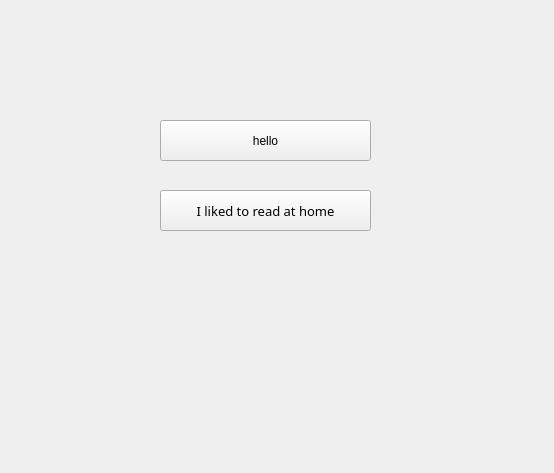
<?xml version="1.0" encoding="UTF-8"?>
<ui version="4.0">
 <class>Widget</class>
 <widget class="QWidget" name="Widget">
  <property name="geometry">
   <rect>
    <x>0</x>
    <y>0</y>
    <width>554</width>
    <height>473</height>
   </rect>
  </property>
  <property name="windowTitle">
   <string>Widget</string>
  </property>
  <widget class="QPushButton" name="pushButton">
   <property name="geometry">
    <rect>
     <x>160</x>
     <y>120</y>
     <width>211</width>
     <height>41</height>
    </rect>
   </property>
   <property name="text">
    <string>hello</string>
   </property>
  </widget>
  <widget class="QPushButton" name="pushButton_2">
   <property name="geometry">
    <rect>
     <x>160</x>
     <y>190</y>
     <width>211</width>
     <height>41</height>
    </rect>
   </property>
   <property name="font">
    <font>
     <family>微软雅黑</family>
     <pointsize>10</pointsize>
     <italic>false</italic>
     <bold>false</bold>
     <underline>false</underline>
    </font>
   </property>
   <property name="text">
    <string>I liked to read at home</string>
   </property>
  </widget>
 </widget>
 <resources/>
 <connections/>
</ui>
